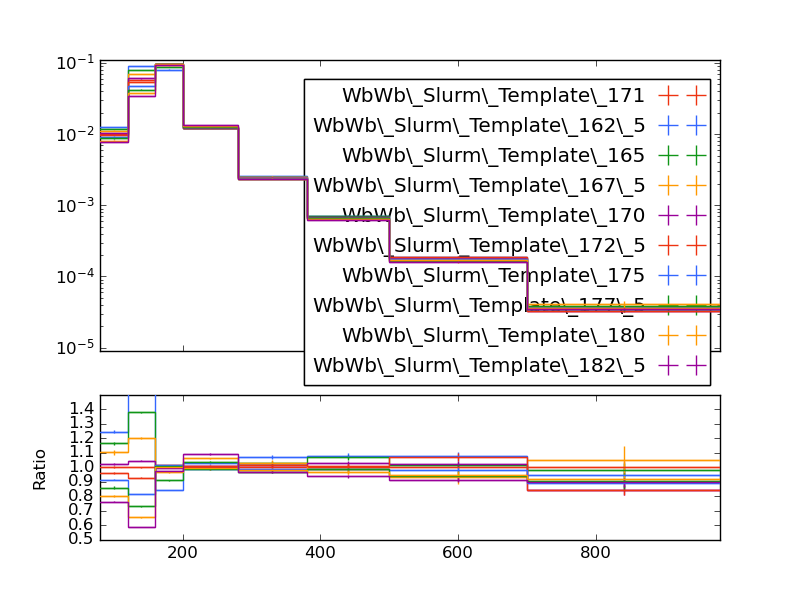

Source code (Python):
#! /usr/bin/env python

# This Python script was auto-generated using YODA v2.0.1.
# Analysis object: /WbWb_singlelepton/m_bw
# Timestamp: 12-01-2026 (12:51:18)

import matplotlib as mpl
import matplotlib.pyplot as plt
mpl.use('Agg') # comment out for interactive use
import os
import numpy as np

plotDir = os.path.split(os.path.realpath(__file__))[0]
if 'YODA_USER_PLOT_PATH' in globals():
    plot_outdir = globals()['YODA_USER_PLOT_PATH']
else:
    plot_outdir = plotDir

#plot style
plt.style.use(os.path.join(plotDir, '../default.mplstyle'))

plt.rcParams['text.usetex'] = False
plt.style.use(['classic'])
plt.rc('font', family='DejaVu Sans')
# plot metadata
figW, figH = plt.rcParams['figure.figsize']
ax_xLabel = r''
ax_yLabel = r''
ax_title  = r''
ax_xScale = 'linear'
ax_yScale = 'log'
xLims = (80.0, 980.0)
yLims = (9e-06, 0.11000000000000001)

# TeX-friendly labels for the legend
labels = {
    'legend' : ([ r"WbWb\_Slurm\_Template\_171", r"WbWb\_Slurm\_Template\_162\_5", r"WbWb\_Slurm\_Template\_165", r"WbWb\_Slurm\_Template\_167\_5", r"WbWb\_Slurm\_Template\_170", r"WbWb\_Slurm\_Template\_172\_5", r"WbWb\_Slurm\_Template\_175", r"WbWb\_Slurm\_Template\_177\_5", r"WbWb\_Slurm\_Template\_180", r"WbWb\_Slurm\_Template\_182\_5" ], r""),
}

# Adjust canvas width and height
canvasW = 10.0
canvasH = 9.0
figW *= canvasW/10.
figH *= canvasH/9.

# Create figure and axis objects
fig, (ax, ratio0_ax) = plt.subplots(2, 1, sharex=True,
                  figsize=(figW,figH), gridspec_kw={'height_ratios': (6.0, 3.0)})

# Set figure margins
plt.subplots_adjust(
    left   = 1.0 * plt.rcParams['figure.subplot.left'],
    right  = 1.0 * plt.rcParams['figure.subplot.right'],
    top    = 1.0 * plt.rcParams['figure.subplot.top'],
    bottom = 1.0 * plt.rcParams['figure.subplot.bottom'])

ratio0_ax.yaxis.set_major_locator(mpl.ticker.MultipleLocator(0.1))
ratio0_ax.set_ylim(0.5, 1.4999)
ratio0_ax.set_ylabel('Ratio')

# the numerical data is stored in a separate file
dataf = dict()
prefix = os.path.split(__file__)[0]
if prefix:    prefix = prefix + '/'
exec(open(prefix+'m_bw__data.py').read(), dataf)


legend_handles = dict() # keep track of handles for the legend

# style options for curves
# starts at zorder>=5 to draw curve on top of legend
styles = {
  'WbWb_LO_PS_Had_171/Analysis/WbWb_Slurm_Template_171.yoda.gz': {
    'color' : '#EE3311',
    'linestyle' : '-',
    'linewidth' : 1,
    'marker' : 'none',
    'markersize' : 2,
    'capsize' : 0.0,
    'zorder' : 5,
    'histstyle' : 1,
    'drawstyle' : 'steps-pre',
    'xerrorbars' : 1,
    'yerrorbars' : 1,
    'fillcolor' : None,
    'fillopacity' : 1.0,
    'ratio0_linestyle' : '-',
    'ratio0_linewidth' : 1,
    'ratio0_marker' : 'none',
    'ratio0_markersize' : 2,
    'ratio0_capsize' : 0.0,
    'ratio0_zorder' : 5,
    'ratio0_histstyle' : 1,
    'ratio0_drawstyle' : 'steps-pre',
    'ratio0_xerrorbars' : 1,
    'ratio0_yerrorbars' : 1,
  },
  'WbWb_LO_PS_Had_162/Analysis/WbWb_Slurm_Template_162_5.yoda.gz': {
    'color' : '#3366FF',
    'linestyle' : '-',
    'linewidth' : 1,
    'marker' : 'none',
    'markersize' : 2,
    'capsize' : 0.0,
    'zorder' : 6,
    'histstyle' : 1,
    'drawstyle' : 'steps-pre',
    'xerrorbars' : 1,
    'yerrorbars' : 1,
    'fillcolor' : None,
    'fillopacity' : 1.0,
    'ratio0_linestyle' : '-',
    'ratio0_linewidth' : 1,
    'ratio0_marker' : 'none',
    'ratio0_markersize' : 2,
    'ratio0_capsize' : 0.0,
    'ratio0_zorder' : 6,
    'ratio0_histstyle' : 1,
    'ratio0_drawstyle' : 'steps-pre',
    'ratio0_xerrorbars' : 1,
    'ratio0_yerrorbars' : 1,
  },
  'WbWb_LO_PS_Had_165/Analysis/WbWb_Slurm_Template_165.yoda.gz': {
    'color' : '#109618',
    'linestyle' : '-',
    'linewidth' : 1,
    'marker' : 'none',
    'markersize' : 2,
    'capsize' : 0.0,
    'zorder' : 7,
    'histstyle' : 1,
    'drawstyle' : 'steps-pre',
    'xerrorbars' : 1,
    'yerrorbars' : 1,
    'fillcolor' : None,
    'fillopacity' : 1.0,
    'ratio0_linestyle' : '-',
    'ratio0_linewidth' : 1,
    'ratio0_marker' : 'none',
    'ratio0_markersize' : 2,
    'ratio0_capsize' : 0.0,
    'ratio0_zorder' : 7,
    'ratio0_histstyle' : 1,
    'ratio0_drawstyle' : 'steps-pre',
    'ratio0_xerrorbars' : 1,
    'ratio0_yerrorbars' : 1,
  },
  'WbWb_LO_PS_Had_167/Analysis/WbWb_Slurm_Template_167_5.yoda.gz': {
    'color' : '#FF9900',
    'linestyle' : '-',
    'linewidth' : 1,
    'marker' : 'none',
    'markersize' : 2,
    'capsize' : 0.0,
    'zorder' : 8,
    'histstyle' : 1,
    'drawstyle' : 'steps-pre',
    'xerrorbars' : 1,
    'yerrorbars' : 1,
    'fillcolor' : None,
    'fillopacity' : 1.0,
    'ratio0_linestyle' : '-',
    'ratio0_linewidth' : 1,
    'ratio0_marker' : 'none',
    'ratio0_markersize' : 2,
    'ratio0_capsize' : 0.0,
    'ratio0_zorder' : 8,
    'ratio0_histstyle' : 1,
    'ratio0_drawstyle' : 'steps-pre',
    'ratio0_xerrorbars' : 1,
    'ratio0_yerrorbars' : 1,
  },
  'WbWb_LO_PS_Had_170/Analysis/WbWb_Slurm_Template_170.yoda.gz': {
    'color' : '#990099',
    'linestyle' : '-',
    'linewidth' : 1,
    'marker' : 'none',
    'markersize' : 2,
    'capsize' : 0.0,
    'zorder' : 9,
    'histstyle' : 1,
    'drawstyle' : 'steps-pre',
    'xerrorbars' : 1,
    'yerrorbars' : 1,
    'fillcolor' : None,
    'fillopacity' : 1.0,
    'ratio0_linestyle' : '-',
    'ratio0_linewidth' : 1,
    'ratio0_marker' : 'none',
    'ratio0_markersize' : 2,
    'ratio0_capsize' : 0.0,
    'ratio0_zorder' : 9,
    'ratio0_histstyle' : 1,
    'ratio0_drawstyle' : 'steps-pre',
    'ratio0_xerrorbars' : 1,
    'ratio0_yerrorbars' : 1,
  },
  'WbWb_LO_PS_Had_172/Analysis/WbWb_Slurm_Template_172_5.yoda.gz': {
    'color' : '#EE3311',
    'linestyle' : '-',
    'linewidth' : 1,
    'marker' : 'none',
    'markersize' : 2,
    'capsize' : 0.0,
    'zorder' : 10,
    'histstyle' : 1,
    'drawstyle' : 'steps-pre',
    'xerrorbars' : 1,
    'yerrorbars' : 1,
    'fillcolor' : None,
    'fillopacity' : 1.0,
    'ratio0_linestyle' : '-',
    'ratio0_linewidth' : 1,
    'ratio0_marker' : 'none',
    'ratio0_markersize' : 2,
    'ratio0_capsize' : 0.0,
    'ratio0_zorder' : 10,
    'ratio0_histstyle' : 1,
    'ratio0_drawstyle' : 'steps-pre',
    'ratio0_xerrorbars' : 1,
    'ratio0_yerrorbars' : 1,
  },
  'WbWb_LO_PS_Had_175/Analysis/WbWb_Slurm_Template_175.yoda.gz': {
    'color' : '#3366FF',
    'linestyle' : '-',
    'linewidth' : 1,
    'marker' : 'none',
    'markersize' : 2,
    'capsize' : 0.0,
    'zorder' : 11,
    'histstyle' : 1,
    'drawstyle' : 'steps-pre',
    'xerrorbars' : 1,
    'yerrorbars' : 1,
    'fillcolor' : None,
    'fillopacity' : 1.0,
    'ratio0_linestyle' : '-',
    'ratio0_linewidth' : 1,
    'ratio0_marker' : 'none',
    'ratio0_markersize' : 2,
    'ratio0_capsize' : 0.0,
    'ratio0_zorder' : 11,
    'ratio0_histstyle' : 1,
    'ratio0_drawstyle' : 'steps-pre',
    'ratio0_xerrorbars' : 1,
    'ratio0_yerrorbars' : 1,
  },
  'WbWb_LO_PS_Had_177/Analysis/WbWb_Slurm_Template_177_5.yoda.gz': {
    'color' : '#109618',
    'linestyle' : '-',
    'linewidth' : 1,
    'marker' : 'none',
    'markersize' : 2,
    'capsize' : 0.0,
    'zorder' : 12,
    'histstyle' : 1,
    'drawstyle' : 'steps-pre',
    'xerrorbars' : 1,
    'yerrorbars' : 1,
    'fillcolor' : None,
    'fillopacity' : 1.0,
    'ratio0_linestyle' : '-',
    'ratio0_linewidth' : 1,
    'ratio0_marker' : 'none',
    'ratio0_markersize' : 2,
    'ratio0_capsize' : 0.0,
    'ratio0_zorder' : 12,
    'ratio0_histstyle' : 1,
    'ratio0_drawstyle' : 'steps-pre',
    'ratio0_xerrorbars' : 1,
    'ratio0_yerrorbars' : 1,
  },
  'WbWb_LO_PS_Had_180/Analysis/WbWb_Slurm_Template_180.yoda.gz': {
    'color' : '#FF9900',
    'linestyle' : '-',
    'linewidth' : 1,
    'marker' : 'none',
    'markersize' : 2,
    'capsize' : 0.0,
    'zorder' : 13,
    'histstyle' : 1,
    'drawstyle' : 'steps-pre',
    'xerrorbars' : 1,
    'yerrorbars' : 1,
    'fillcolor' : None,
    'fillopacity' : 1.0,
    'ratio0_linestyle' : '-',
    'ratio0_linewidth' : 1,
    'ratio0_marker' : 'none',
    'ratio0_markersize' : 2,
    'ratio0_capsize' : 0.0,
    'ratio0_zorder' : 13,
    'ratio0_histstyle' : 1,
    'ratio0_drawstyle' : 'steps-pre',
    'ratio0_xerrorbars' : 1,
    'ratio0_yerrorbars' : 1,
  },
  'WbWb_LO_PS_Had_182/Analysis/WbWb_Slurm_Template_182_5.yoda.gz': {
    'color' : '#990099',
    'linestyle' : '-',
    'linewidth' : 1,
    'marker' : 'none',
    'markersize' : 2,
    'capsize' : 0.0,
    'zorder' : 14,
    'histstyle' : 1,
    'drawstyle' : 'steps-pre',
    'xerrorbars' : 1,
    'yerrorbars' : 1,
    'fillcolor' : None,
    'fillopacity' : 1.0,
    'ratio0_linestyle' : '-',
    'ratio0_linewidth' : 1,
    'ratio0_marker' : 'none',
    'ratio0_markersize' : 2,
    'ratio0_capsize' : 0.0,
    'ratio0_zorder' : 14,
    'ratio0_histstyle' : 1,
    'ratio0_drawstyle' : 'steps-pre',
    'ratio0_xerrorbars' : 1,
    'ratio0_yerrorbars' : 1,
  },
}

# curve from input yoda files in main panel
for label, yvals in dataf['yvals'].items():
    if all(np.isnan(v) for v in dataf['yvals'][label]):
        continue
    tmp = None
    if styles[label]['histstyle']: # draw as histogram
        xpos = dataf['xedges'][label] if styles[label]['drawstyle'] else dataf['xpoints'][label]
        ypos = np.insert(yvals, 0, yvals[0]) if styles[label]['drawstyle'] else yvals
        if styles[label]['fillcolor']: # fill area below curve
            ax.fill_between(xpos, ypos, step='pre',
                            color=styles[label]['fillcolor'],
                            alpha=styles[label]['fillopacity'])
        tmp, = ax.plot(xpos, ypos,
                       color=styles[label]['color'],
                       linestyle=styles[label]['linestyle'],
                       linewidth=styles[label]['linewidth'],
                       drawstyle=styles[label]['drawstyle'], solid_joinstyle='miter',
                       zorder=styles[label]['zorder'], label=label)
    tmp = ax.errorbar(dataf['xpoints'][label], yvals,
                      xerr=np.array(dataf['xerrs'][label])*styles[label]['xerrorbars'],
                      yerr=np.array(dataf['yerrs'][label])*styles[label]['yerrorbars'],
                      fmt=styles[label]['marker'], capsize=styles[label]['capsize'],
                      markersize=styles[label]['markersize'],
                      ecolor=styles[label]['color'],
                      color=styles[label]['color'], zorder=styles[label]['zorder'])
    tmp[-1][0].set_linestyle(styles[label]['linestyle'])
    tmp[-1][0].set_linewidth(styles[label]['linewidth'])
    if label in dataf['add_legend_handle']:  legend_handles[label] = tmp
    for varLabel in dataf['variation_yvals'].keys():
        if varLabel.startswith(label):
            tmp, = ax.plot(dataf['xedges'][label], dataf['variation_yvals'][varLabel],
                           color=styles[label]['color'],
                           linestyle=styles[label]['linestyle'],
                           linewidth=styles[label]['linewidth'],
                           drawstyle='steps-pre', solid_joinstyle='miter',
                           zorder=styles[label]['zorder'], alpha=0.5)


# plots on ratio panel
# curve from input yoda files in ratio panel
for label, yvals in dataf['ratio0_yvals'].items():
    if all(np.isnan(v) for v in yvals):
        continue
    if styles[label]['ratio0_histstyle']: # plot as histogram
        xpos = dataf['xedges']['WbWb_LO_PS_Had_171/Analysis/WbWb_Slurm_Template_171.yoda.gz'] if styles[label]['ratio0_drawstyle'] else dataf['xpoints']['WbWb_LO_PS_Had_171/Analysis/WbWb_Slurm_Template_171.yoda.gz']
        ypos = np.insert(yvals, 0, yvals[0]) if styles[label]['ratio0_drawstyle'] else yvals
        ratio0_ax.plot(xpos, ypos,
                       color=styles[label]['color'],
                       linewidth=styles[label]['linewidth'],
                       linestyle=styles[label]['ratio0_linestyle'],
                       drawstyle=styles[label]['ratio0_drawstyle'], zorder=styles[label]['zorder'],
                       solid_joinstyle='miter')
    tmp = ratio0_ax.errorbar(dataf['xpoints']['WbWb_LO_PS_Had_171/Analysis/WbWb_Slurm_Template_171.yoda.gz'], yvals,
                             xerr=np.array(dataf['ref_xerrs'])*styles[label]['ratio0_xerrorbars'],
                             yerr=np.array(dataf['ratio0_yerrs'][label])*styles[label]['ratio0_yerrorbars'],
                             fmt=styles[label]['ratio0_marker'], capsize=styles[label]['ratio0_capsize'],
                             markersize=styles[label]['ratio0_markersize'],
                             ecolor=styles[label]['color'],
                             color=styles[label]['color'])
    tmp[-1][0].set_linestyle(styles[label]['ratio0_linestyle'])
    tmp[-1][0].set_linewidth(styles[label]['ratio0_linewidth'])

    for varlabel in dataf['ratio0_variation_vals'].keys():
        if varlabel.startswith(label):
            ratio0_ax.plot(dataf['xedges']['WbWb_LO_PS_Had_171/Analysis/WbWb_Slurm_Template_171.yoda.gz'],
                            dataf['ratio0_variation_vals'][varlabel],
                            color=styles[label]['color'],
                            linestyle=styles[label]['linestyle'],
                            linewidth=styles[label]['linewidth'],
                            drawstyle='steps-pre', solid_joinstyle='miter',
                            zorder=1, alpha=0.5)

legend_items = list(legend_handles.values())
ax.add_artist(ax.legend(legend_items,
                        labels['legend'][0],
                        title=labels['legend'][1],
                        alignment='right',
                        loc='upper right',
                        bbox_to_anchor=(1.0, 0.97),markerfirst=False))

# set plot metadata as defined above
ratio0_ax.set_xlabel(ax_xLabel)
ratio0_ax.xaxis.set_label_coords(1., -0.15)
ax.set_ylabel(ax_yLabel, ha='right', va='top')
ax.yaxis.set_label_coords(-0.11, 1.0)
ax.set_title(ax_title, loc='left')
ax.set_xscale(ax_xScale)
ax.set_yscale(ax_yScale)
ax.set_xlim(xLims)
ax.set_ylim(yLims)

# tick formatting
plt.rcParams['xtick.top'] = True
plt.rcParams['ytick.right'] = True
ax.yaxis.set_major_locator(mpl.ticker.LogLocator(base=10.0, numticks=np.inf))
ax.yaxis.set_minor_locator(mpl.ticker.LogLocator(
                           base=10.0, subs=np.arange(0.1, 1, 0.1), numticks=np.inf))
fig.align_ylabels((ax, ratio0_ax))
plt.savefig(os.path.join(plot_outdir, 'm_bw.pdf'), format='PDF')
plt.savefig(os.path.join(plot_outdir, 'm_bw.png'), format='PNG')

plt.close(fig)
